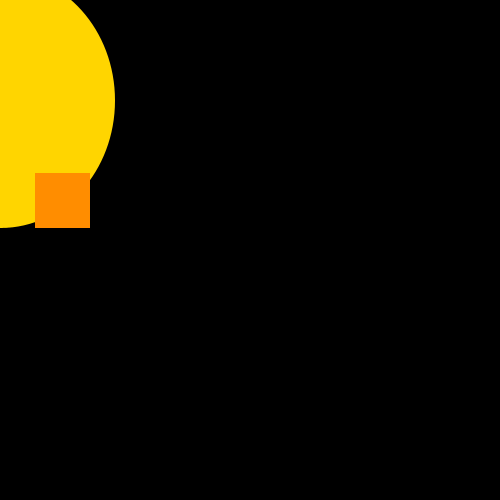
Frame 1 (no input)
Frame 60 (the mouse pressed at the canvas centre just before this capture): identical to frame 1, image omitted
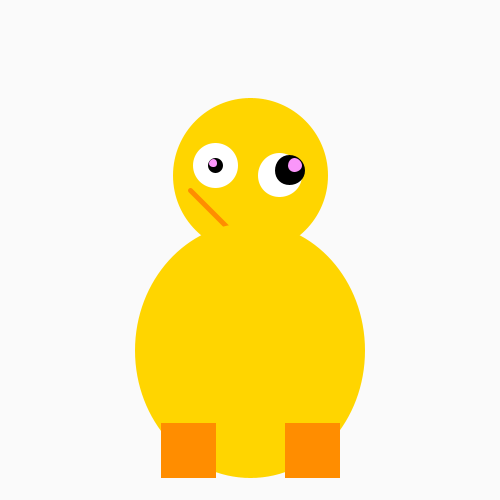
Frame 120 (the mouse held since frame 60 and released just before this capture)

The Processing sketch that drew these frames (run headless with seeded random() and noise(); from frame 60 on, the mouse is pressed at the canvas centre):

// Processing sketch: processing_23779
// ── processing_23779.pde

int r;
int g;
int b;
float circleX;
float circleY;
float circleZ;

void setup(){
  
  size(500,500);
  smooth();
  frameRate(50); //set to 50 frames per second
  
}

void draw(){
  
  circleX = random(30,70);
  circleY = random(10,50);
  circleZ = random(5,12);
  
  r = mouseY;
  g = mouseX;
  b = mouseY;
  
  
  
  //crazy duck
  background(r,g,b);
  ellipseMode(CENTER); 
  rectMode(CENTER);
  
  //crazy duck head
  stroke(255,213,0);
  fill(255,213,0);
  ellipse(mouseX,mouseY-75,150,150);
  
  //crazy duck smile
  stroke(255,141,0); //orange
  strokeWeight(5);
  line(mouseX-60,mouseY-60,pmouseX+100,pmouseY+100);
  
  //crazy duck body
  stroke(255,213,0);
  fill(255,213,0);
  ellipse(mouseX,mouseY+100,225,250);
  
  //crazy duck feet
  stroke(255,141,0); //orange
  fill(255,141,0); //orange
  rect(mouseX-62,mouseY+200,50,50);
  rect(mouseX+62,mouseY+200,50,50);
  
  //crazy duck eyes
  stroke(255); //white
  fill(255);
  ellipse(mouseX-35,mouseY-85,40,40);
  ellipse(mouseX+30,mouseY-75,circleX,circleX);
  
  //crazy duck pupils
  stroke(0);
  fill(0);
  ellipse(pmouseX-35,pmouseY-85,10,10);
  ellipse(pmouseX+40,pmouseY-80,circleY,circleY);
  
  //crazy duck light in pupils
  stroke(pmouseX,150,pmouseY); //colour changes with mouse location
  fill(mouseX,150,mouseY); //colour changes with mouse location
  ellipse(pmouseX-37,pmouseY-87,3,3);
  ellipse(pmouseX+45,pmouseY-85,circleZ,circleZ);
  
  
}

void keyPressed(){
  stroke(255,0,200); //feet flash to pink
  fill(255,0,200); //feet flash to pink
  rect(mouseX-62,mouseY+200,50,50);
  rect(mouseX+62,mouseY+200,50,50);
  

}

void mousePressed(){
  println("quaaaack!");
  
}
